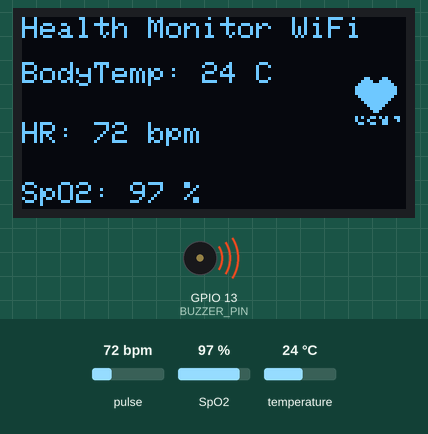
Simulated run of this sketch. Board: ESP32. On the bench: 128×64 one-colour display, buzzer (waves = sounding, pin HIGH). Inputs (shaded band) come from the test bench; at power-on: pulse 72 bpm, temperature 24 °C, SpO2 97 %. WiFi joins after 1.5 s; servers stay silent unless stated; what the sketch prints to the serial monitor is not drawn.

Above: at 8.3 s.
8.4 s: pulse set to 42 bpm
At 9.5 s:
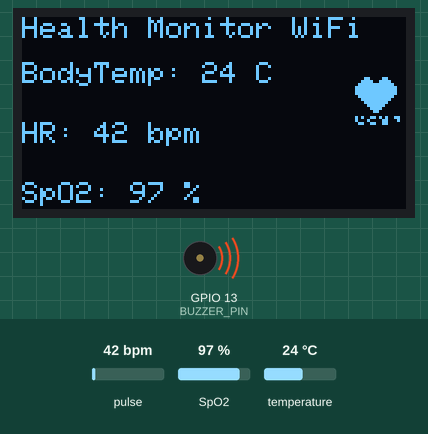
10.3 s: temperature set to 12 °C
At 12.1 s:
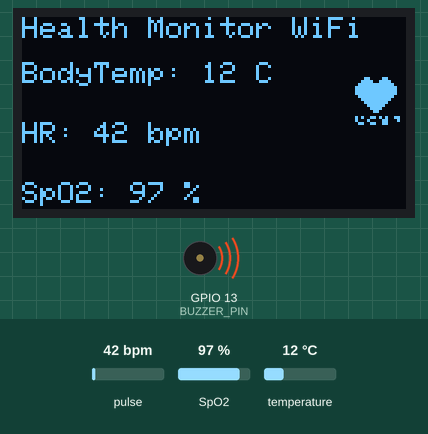
12.5 s: SpO2 set to 80 %
At 13.6 s:
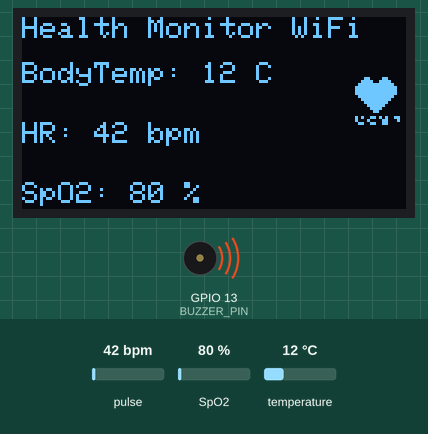
14.8 s: temperature set to 19 °C
17.0 s: pulse set to 70 bpm
At 18.9 s:
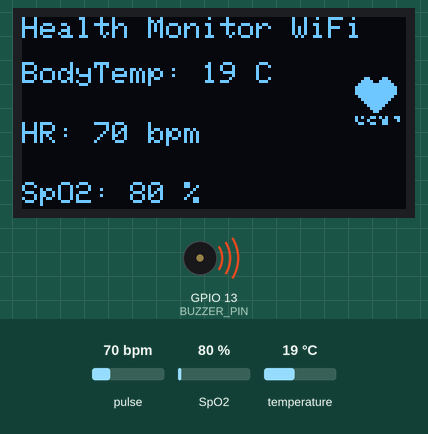
19.2 s: temperature set to 28 °C
At 20.5 s:
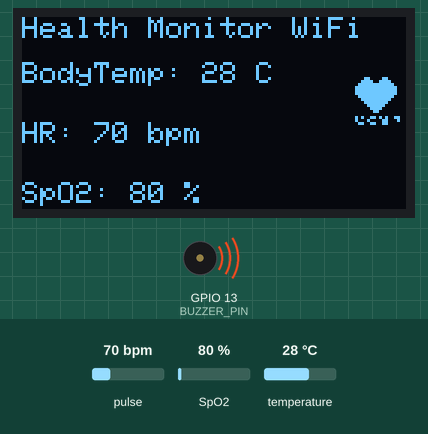
Timing chart, 0 to 22.2 s (numbered marks = the images above; inputs shaded):
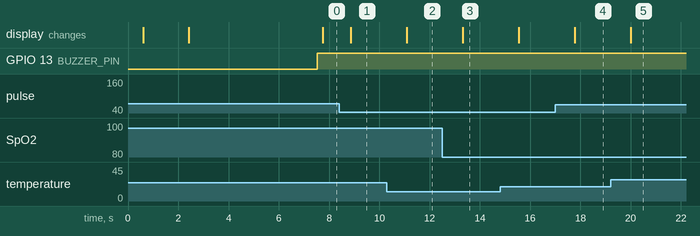

The sketch:

lifesense_Health.ino
```cpp
#define BLYNK_TEMPLATE_ID "TMPL3Pjhfzw9H"
#define BLYNK_TEMPLATE_NAME "Health Monitoring"

#include <Wire.h>
#include <Adafruit_GFX.h>
#include <Adafruit_SSD1306.h>
#include <WiFi.h>
#include <WiFiClient.h>
#include <BlynkSimpleEsp32.h>
#include <OneWire.h>
#include <DallasTemperature.h>
#include "MAX30105.h"
#include "heartRate.h"
#include "spo2_algorithm.h"

// OLED Display Settings
#define SCREEN_WIDTH 128
#define SCREEN_HEIGHT 64
#define OLED_RESET -1
Adafruit_SSD1306 display(SCREEN_WIDTH, SCREEN_HEIGHT, &Wire, OLED_RESET);

// MAX30102 Settings
MAX30105 particleSensor;
#define MAX30102_ADDRESS 0x57

// DS18B20 Settings
#define ONE_WIRE_BUS 4
OneWire oneWire(ONE_WIRE_BUS);
DallasTemperature tempSensor(&oneWire);

// Buzzer
#define BUZZER_PIN 13

// Blynk Settings
char auth[] = "TPbzrKBTAbScvW4Fju9bBRw9gBOnE4lN";
char ssid[] = "suman";
char pass[] = "12345678";

// Health Parameters
const int TEMP_LOW = 25;   // °C
const int TEMP_HIGH = 45;  // °C
const int HR_LOW = 70;     // BPM
const int HR_HIGH = 140;   // BPM
const int SPO2_LOW = 90;   // %

// Variables
int bodyTemp = 0;
int heartRate = 0;
int spo2 = 0;
bool fingerDetected = false;

// Add near your other constants
const int DEFAULT_HR = 102;   // Displayed when HR is abnormal
const int DEFAULT_SPO2 = 98;  // Displayed when SpO2 is abnormal

// MAX30102 Configuration
const byte ledBrightness = 60;  // 0-255
const byte sampleAverage = 4;   // 1, 2, 4, 8, 16, 32
const byte ledMode = 2;         // 1=Red, 2=Red+IR, 3=Red+IR+Green
const byte sampleRate = 100;    // 50, 100, 200, 400, 800, 1000, 1600, 3200
const int pulseWidth = 411;     // 69, 118, 215, 411
const int adcRange = 4096;      // 2048, 4096, 8192, 16384

// Heart rate calculation
long lastBeat = 0;
float beatsPerMinute;
int beatAvg;

// SpO2 calculation
#define MAX_BRIGHTNESS 255
#define BUFFER_SIZE 100
uint32_t irBuffer[BUFFER_SIZE];
uint32_t redBuffer[BUFFER_SIZE];
int32_t spo2Value;
int8_t validSPO2;
int32_t heartRateSPO2;
int8_t validHeartRate;

// Heart symbol bitmap
const unsigned char heartSymbol[] PROGMEM = {
  0b00001100, 0b00110000,
  0b00011110, 0b01111000,
  0b00111111, 0b11111100,
  0b01111111, 0b11111110,
  0b01111111, 0b11111110,
  0b01111111, 0b11111110,
  0b00111111, 0b11111100,
  0b00011111, 0b11111000,
  0b00001111, 0b11110000,
  0b00000111, 0b11100000,
  0b00000011, 0b11000000,
  0b00000001, 0b10000000,
  0b00000000, 0b00000000
};

void setup() {
  Serial.begin(115200);

  // Initialize OLED
  if (!display.begin(SSD1306_SWITCHCAPVCC, 0x3C)) {
    Serial.println(F("SSD1306 allocation failed"));
    while (1)
      ;
  }
  displaySetup();

  // Initialize Buzzer
  pinMode(BUZZER_PIN, OUTPUT);
  digitalWrite(BUZZER_PIN, LOW);

  // Initialize MAX30102
  if (!particleSensor.begin(Wire, I2C_SPEED_FAST, MAX30102_ADDRESS)) {
    displayError("MAX30102 not found!");
    while (1)
      ;
  }
  configureMAX30102();

  // Initialize DS18B20
  tempSensor.begin();

  // Connect to WiFi and Blynk
  connectToWiFi();

  // Initialize SpO2 calculation buffers
  initializeSpO2Buffers();
}

void loop() {
  Blynk.run();

  readSensors();

  checkAbnormalConditions();

  updateOLED();

  updateBlynk();

  delay(100);
}

void displaySetup() {
  display.clearDisplay();
  display.setTextSize(1);
  display.setTextColor(WHITE);
  display.setCursor(0, 0);
  display.println("Initializing...");
  display.display();
  delay(500);
}

void displayError(const char* errorMsg) {
  Serial.println(errorMsg);
  display.clearDisplay();
  display.setCursor(0, 0);
  display.println(errorMsg);
  display.display();
}

void configureMAX30102() {
  particleSensor.setup(ledBrightness, sampleAverage, ledMode, sampleRate, pulseWidth, adcRange);
  particleSensor.enableDIETEMPRDY();
}

void connectToWiFi() {
  WiFi.begin(ssid, pass);
  display.clearDisplay();
  display.setCursor(0, 0);
  display.println("Connecting to WiFi...");
  display.display();

  int attempts = 0;
  while (WiFi.status() != WL_CONNECTED && attempts < 20) {
    delay(500);
    Serial.print(".");
    attempts++;
  }

  if (WiFi.status() == WL_CONNECTED) {
    Blynk.begin(auth, ssid, pass);
    display.clearDisplay();
    display.setCursor(0, 0);
    display.println("WiFi & Blynk Connected");
    display.display();
    delay(300);
  } else {
    display.clearDisplay();
    display.setCursor(0, 0);
    display.println("WiFi Connection Failed");
    display.println("Continuing offline...");
    display.display();
    delay(500);
  }
}

void initializeSpO2Buffers() {
  for (byte i = 0; i < BUFFER_SIZE; i++) {
    while (!particleSensor.available()) {
      particleSensor.check();
    }
    redBuffer[i] = particleSensor.getRed();
    irBuffer[i] = particleSensor.getIR();
    particleSensor.nextSample();
  }
  maxim_heart_rate_and_oxygen_saturation(irBuffer, BUFFER_SIZE, redBuffer, &spo2Value, &validSPO2, &heartRateSPO2, &validHeartRate);
}

void readSensors() {
  // Read temperature
  tempSensor.requestTemperatures();
  bodyTemp = tempSensor.getTempCByIndex(0);

  // Read MAX30102 data
  long irValue = particleSensor.getIR();
  fingerDetected = irValue > 50000;

  if (fingerDetected) {
    calculateHeartRate(irValue);
    calculateSpO2();
  } else {
    heartRate = 0;
    spo2 = 0;
  }
}

void calculateHeartRate(long irValue) {
  if (irValue > 50000 && checkForBeat(irValue)) {
    static unsigned long lastBeat = 0;
    unsigned long delta = millis() - lastBeat;
    lastBeat = millis();
    beatsPerMinute = 60 / (delta / 1000.0);
    heartRate = beatsPerMinute;
  }
}

void calculateSpO2() {
  // Shift buffers
  for (byte i = 0; i < BUFFER_SIZE - 1; i++) {
    redBuffer[i] = redBuffer[i + 1];
    irBuffer[i] = irBuffer[i + 1];
  }

  // Add new samples
  redBuffer[BUFFER_SIZE - 1] = particleSensor.getRed();
  irBuffer[BUFFER_SIZE - 1] = particleSensor.getIR();

  // Calculate values
  maxim_heart_rate_and_oxygen_saturation(irBuffer, BUFFER_SIZE, redBuffer, &spo2Value, &validSPO2, &heartRateSPO2, &validHeartRate);

  if (validSPO2) spo2 = spo2Value;
  if (validHeartRate) heartRate = heartRateSPO2;

  particleSensor.nextSample();
}

void checkAbnormalConditions() {
  bool abnormal = false;

  if (fingerDetected) {
    if (HR_LOW > heartRate || HR_HIGH < heartRate) abnormal = true;
    if (SPO2_LOW > spo2) abnormal = true;
  }
  if (TEMP_LOW > bodyTemp || TEMP_HIGH < bodyTemp) abnormal = true;

  if (abnormal) {
    digitalWrite(BUZZER_PIN, HIGH);
    delay(200);
  } else {
    digitalWrite(BUZZER_PIN, LOW);
  }
}

void updateOLED() {
  display.clearDisplay();

  // Header
  display.setTextSize(1);
  display.setCursor(0, 0);
  display.print("Health Monitor");
  display.setCursor(90, 0);
  display.print(WiFi.status() == WL_CONNECTED ? "WiFi" : "Offline");

  // Heart symbol
  if (fingerDetected) {
    display.drawBitmap(110, 20, heartSymbol, 16, 16, WHITE);
  }

  // Temperature
  display.setCursor(0, 15);
  display.print("BodyTemp: ");
  display.setTextSize(1);
  display.print(bodyTemp, 1);
  display.setTextSize(1);
  display.print(" C");

  // Heart Rate
  display.setCursor(0, 35);
  display.print("HR: ");
  display.setTextSize(1);
  display.print(fingerDetected ? String(heartRate) : "--");
  display.setTextSize(1);
  display.print(" bpm");

  // SpO2
  display.setCursor(0, 55);
  display.print("SpO2: ");
  display.setTextSize(1);
  display.print(fingerDetected ? String(spo2) : "--");
  display.setTextSize(1);
  display.print(" %");

  display.display();
}

void updateBlynk() {
  if (WiFi.status() != WL_CONNECTED) return;

  Blynk.virtualWrite(V0, bodyTemp);
  Blynk.virtualWrite(V1, heartRate);
  Blynk.virtualWrite(V2, spo2);

  // For Blynk 2.0, use logEvent instead of notify
  if (TEMP_LOW > bodyTemp || TEMP_HIGH < bodyTemp) {
    Blynk.logEvent("abnormal_temp", String("Abnormal temp: ") + bodyTemp + "°C");
  }
  if (fingerDetected) {
    if (HR_LOW > heartRate || HR_HIGH < heartRate) {
      Blynk.logEvent("abnormal_hr", String("Real HR: ") + String(heartRate) + " bpm");
    }
    if (SPO2_LOW > spo2) {
      Blynk.logEvent("low_spo2", String("Low SpO2: ") + String(spo2) + "%");
    }
  }
}
```

Measured:
- after the input at 8.4 s, the display: changes after 0.47 s (image 1)
- after the input at 10.3 s, the display: changes after 0.79 s (image 2)
- after the input at 12.5 s, the display: changes after 0.82 s (image 3)
- after the input at 17.0 s, the display: changes after 0.78 s (image 4)
- after the input at 19.2 s, the display: changes after 0.80 s (image 5)
